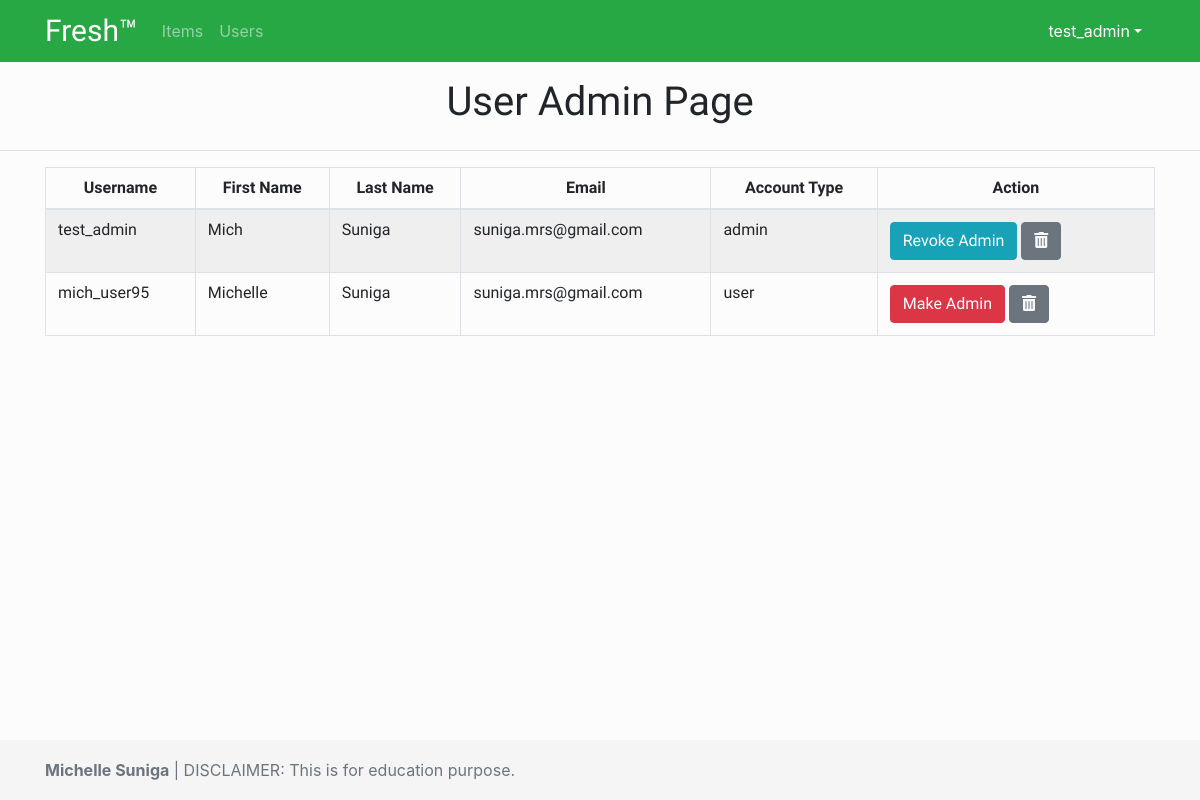
Screenshot of /app/views/users.php (signed in) with the database file from the repository.
### tables this page shows
CREATE TABLE `users` (
  `id` int(11) NOT NULL,
  `username` varchar(128) NOT NULL,
  `password` varchar(255) NOT NULL,
  `firstname` varchar(255) NOT NULL,
  `lastname` varchar(255) NOT NULL,
  `email` varchar(255) NOT NULL,
  `address` varchar(255) NOT NULL,
  `roles_id` int(11) NOT NULL
);

CREATE TABLE `roles` (
  `id` int(11) NOT NULL,
  `name` varchar(255) NOT NULL
);

### app/views/users.php (the view, shortened to what this page needs)
<?php require_once "../partials/layout.php" ?>
<?php
	function get_page_content() {
		if((isset($_SESSION['user'])) && $_SESSION['user']['roles_id'] == 1) {
		global $conn;
		$get_users_sql = "SELECT u.id, u.username, u.firstname, u.lastname, u.email, r.name AS role FROM users u JOIN roles r ON (u.roles_id = r.id)";
		$user_lists = mysqli_query($conn, $get_users_sql);
?>
<div class="container">
	<div class="row pt-3">
		<div class="col">
			<h1 class="text-center">User Admin Page</h1>
		</div>
	</div>
</div>
<hr>
<div class="container">
	<div class="row">
		<div class="col-md-12">
			<table class="table table-striped table-bordered te">
				<thead>
					<tr class="text-center">
						<th >Username</th>
						<th >First Name</th>
						<th >Last Name</th>
						<th >Email</th>
						<th class="width-15">Account Type</th>
						<th class="width-25">Action</th>
					</tr>
				</thead>
				<tbody>
					<?php foreach ($user_lists as $user) { ?>
					<tr>
						<td ><?php echo $user['username']; ?></td>
						<td ><?php echo $user['firstname']; ?></td>
						<td ><?php echo $user['lastname']; ?></td>
						<td ><?php echo $user['email']; ?></td>
						<td class="width-15"><?php echo $user['role']; ?></td>
						<td class="width-25">
							<?php if ($user['role'] == "admin"): ?>
							<button class="btn btn-info admin_user_ctrl" data-user-id="<?php echo $user['id']; ?>" data-user-role="<?php echo $user['role']; ?>"></i> Revoke Admin</button>
							<?php elseif ($user['role'] == "user"): ?>
							<button class="btn btn-danger admin_user_ctrl" data-user-id="<?php echo $user['id']; ?>" data-user-role="<?php echo $user['role']; ?>" ></i> Make Admin</button>
							<?php endif; ?>
							<a data-user-id="<?php echo $user['id']; ?>" class="btn btn-secondary admin_user_del text-light"><i class="fas fa-trash-alt"></i></a>
						</td>
					</tr>
					<?php } ?>
				</tbody>
			</table>
		</div>
	</div>
</div>
<?php
	} else {
		header("Location: ./error.php");
	}?>
<?php }?>

### app/assets/css/style.css (style rules this page uses)
* { margin: 0; padding: 0; box-sizing: border-box; }
html { position: relative; min-height: 100%; }
body { margin-bottom: 60px; background: #fcfcfc; line-height: 1rem; }
a, a:hover, a:focus { color: inherit; text-decoration: none; }
table .width-25 { width: 25%; }
table .width-15 { width: 15%; }

### rows the page displays
users: username "test_admin", firstname "Mich", lastname "Suniga", email "suniga.mrs@gmail.com", roles.name "admin"
users: username "mich_user95", firstname "Michelle", lastname "Suniga", email "suniga.mrs@gmail.com", roles.name "user"

### other values shown
$_SESSION['user']['username'] "test_admin"
